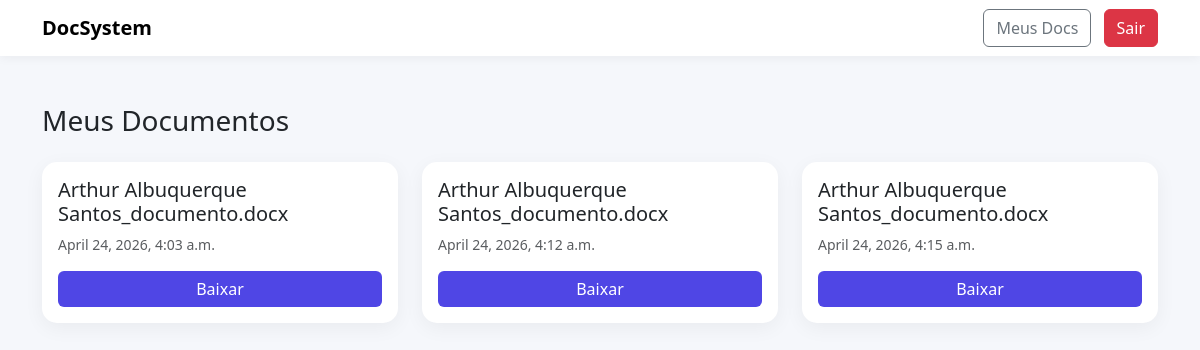
The page /meus-documentos/ (signed in) on the database its author committed.
### documentos/models.py (models this page shows, shortened)
class Documento(models.Model):
    usuario = models.ForeignKey(User, on_delete=models.CASCADE)
    nome = models.CharField(max_length=100)
    arquivo = models.FileField(upload_to='documentos/')
    criado_em = models.DateTimeField(auto_now_add=True)

### documentos/views.py (the view)
# urls.py: path('meus-documentos/', meus_documentos),
@login_required
def meus_documentos(request):
    documentos = Documento.objects.filter(usuario=request.user)
    return render(request, "meus_documentos.html", {"documentos": documentos})

### templates/meus_documentos.html
{% extends "base.html" %}
{% block content %}
<h3 class="mb-4">Meus Documentos</h3>
<div class="row">
    {% for doc in documentos %}
    <div class="col-md-4 mb-4">
        <div class="card p-3">
            <h5>{{ doc.nome }}</h5>
            <small class="text-muted">{{ doc.criado_em }}</small>
            <a href="{{ doc.arquivo.url }}" class="btn btn-primary mt-3">
                Baixar
            </a>
        </div>
        </div>
    {% empty %}
        <p>Nenhum documento ainda.</p>
    {% endfor %}
</div>
{% endblock %}

### templates/base.html (shortened to what this page needs)
<!DOCTYPE html>
<html>
<head>
    <link href="https://cdn.jsdelivr.net/npm/bootstrap@5.3.0/dist/css/bootstrap.min.css" rel="stylesheet">
</head>
<body>
<nav class="navbar navbar-expand-lg bg-white">
    <div class="container">
        <a class="navbar-brand fw-bold" href="/gerar/">DocSystem</a>
        <div>
            <a class="btn btn-outline-secondary me-2" href="/meus-documentos/">Meus Docs</a>
            <a class="btn btn-danger" href="/logout/">Sair</a>
        </div>
    </div>
</nav>
<div class="container mt-5">
    {% block content %}
    {% endblock %}
</div>
</body>
</html>

### templates/base.html (style rules this page uses)
body { background-color: #f5f7fb; }
.navbar { box-shadow: 0 2px 10px rgba(0,0,0,0.05); }
.card { border-radius: 15px; border: none; box-shadow: 0 5px 20px rgba(0,0,0,0.05); }
.btn-primary { background-color: #4f46e5; border: none; }

### rows shown on the page
Documento: nome "Arthur Albuquerque Santos_documento.docx", criado_em "April 24, 2026, 4:03 a.m."
Documento: nome "Arthur Albuquerque Santos_documento.docx", criado_em "April 24, 2026, 4:12 a.m."
Documento: nome "Arthur Albuquerque Santos_documento.docx", criado_em "April 24, 2026, 4:15 a.m."
